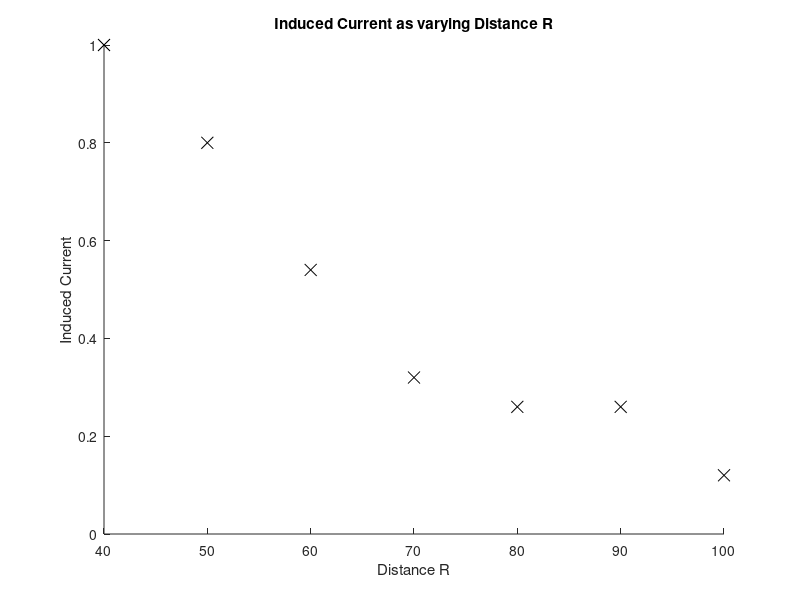
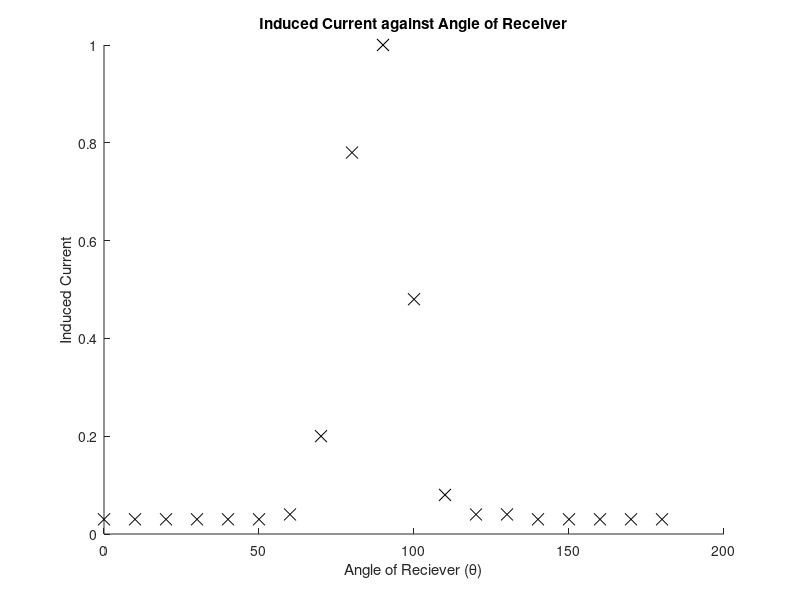

Here is the MATLAB script that generated these plots, in order:
clear all;
close all;

% E = I/R^2
% I = I/R^2
% Experiment 1a

% Section 4
% Table 1.1 contained within R, M,MR and MRSquared
% Intensity Dial set to , dial at 180 degrees
% M is recorded Data
%Uncert in R = 0.5, uncert in m = 0.05
R = 40:10:100;
M =[1,0.8,0.54,0.32,0.26,0.26,0.12];
MR = M.*R;
MRSquared = M.*(R.^2);
figure(1);
scatter(R,M,75,'k','x');
xlabel('Distance R');
ylabel('Induced Current');
title('Induced Current as varying Distance R');

% Section 5
% Set R to value between 70cm and 90cm (80cm)
% Gradually Trends upwards with a sinusoidal variation 
% With the value of 1.4

% Section 6
% Set R to value between 50 and 90 cm (70cm)
% Gradually Trends upwards with a sinusoidal variation
% Possible interference?

% Section 7
% R is set to 50cm
% Intensity when angle of polarisation is 0 degrees
% is 0.5 and varies downward to 0 with cos^2 as the angle
%  of polarisation approaches 90 degrees
% this then increases as the polarisation angle is
% set to 180.
% This result is replicated when the transmitter is 
% rotated instead of the receiver

% Section 8 
% R is set to ~ 45cm
%Uncert in R = 0.5, uncert in m = 0.05
%Uncert in degrees = 1 degree
degrees = 0:10:180;
inducedCurrent =[0.03,0.03,0.03,0.03,0.03,0.03,0.04,0.20,0.78,1,0.48,0.08,0.04,0.04,0.03,0.03,0.03,0.03,0.03];
figure(2);
scatter(degrees,inducedCurrent,75,'k','x');
title('Induced Current against Angle of Receiver');
xlabel('Angle of Reciever ({\theta})');
ylabel('Induced Current');




